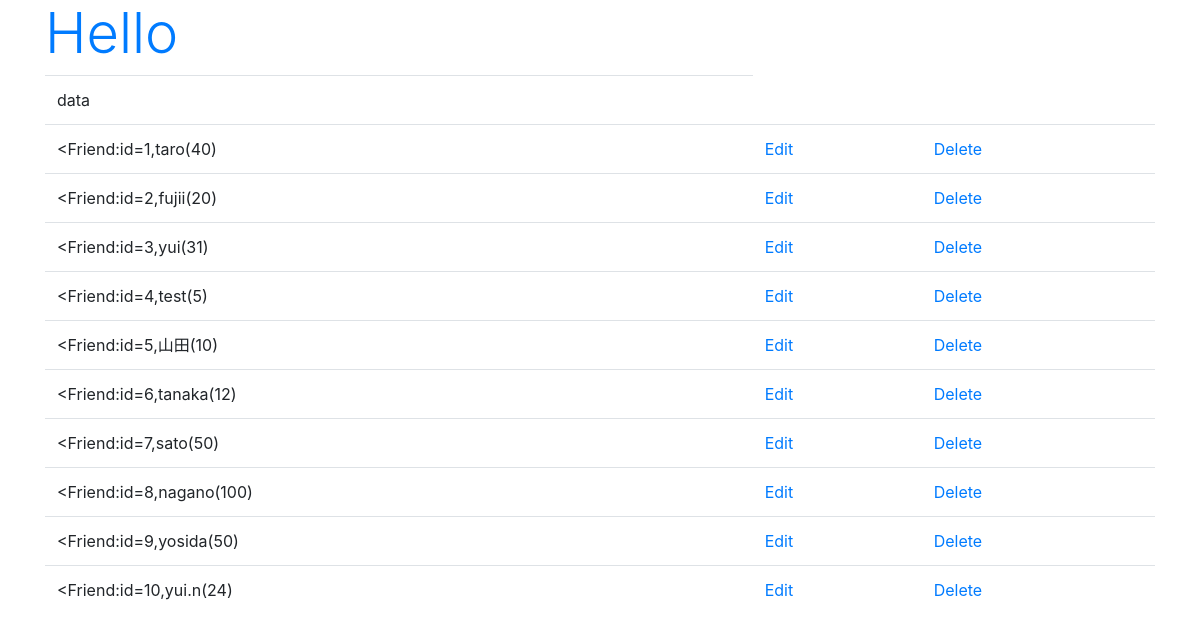
/hello/, run on the app's committed database.
### hello/models.py (models this page shows)
class Friend(models.Model):
    name = models.CharField(max_length=100)
    mail = models.EmailField(max_length=200)
    gender = models.BooleanField()
    age = models.IntegerField(default=0)
    birthday = models.DateField()
    def __str__(self):
        return '<Friend:id=' + str(self.id) + ',' + \
            self.name + '(' + str(self.age) + ')'

### hello/views.py (the view)
# urls.py: path('', views.index, name='index'),
def index(request):
    data = Friend.objects.all()
    params = {
        'title': 'Hello',
        'data': data,
    }
    return render(request, 'hello/index.html', params)

### hello/templates/hello/index.html (shortened to what this page needs)
{% load static %}
<!DOCTYPE html>
<html lang="ja">
<head>
    <link rel="stylesheet"
    href="https://stackpath.bootstrapcdn.com/bootstrap/4.3.1/css/bootstrap.min.css"
>
</head>
<body class="container">
    <h1 class="display-4 text-primary">{{title}}</h1>
    <table class="table">
        <tr>
            <td>data</td>
        </tr>
        {% for item in data %}
        <tr>
            <td>{{item}}</td>
            <td><a href="{% url 'edit' item.id %}">Edit</a></td>
            <td><a href="{% url 'delete' item.id %}">Delete</a></td>
        </tr>
        {% endfor %}
    </table>
</body>
</html>

### data on the page
Friend: id+name+age "<Friend:id=1,taro(40)"
Friend: id+name+age "<Friend:id=2,fujii(20)"
Friend: id+name+age "<Friend:id=3,yui(31)"
Friend: id+name+age "<Friend:id=4,test(5)"
Friend: id+name+age "<Friend:id=5,山田(10)"
Friend: id+name+age "<Friend:id=6,tanaka(12)"
Friend: id+name+age "<Friend:id=7,sato(50)"
Friend: id+name+age "<Friend:id=8,nagano(100)"
Friend: id+name+age "<Friend:id=9,yosida(50)"
Friend: id+name+age "<Friend:id=10,yui.n(24)"

### other printed values
{{ title }} "Hello"
